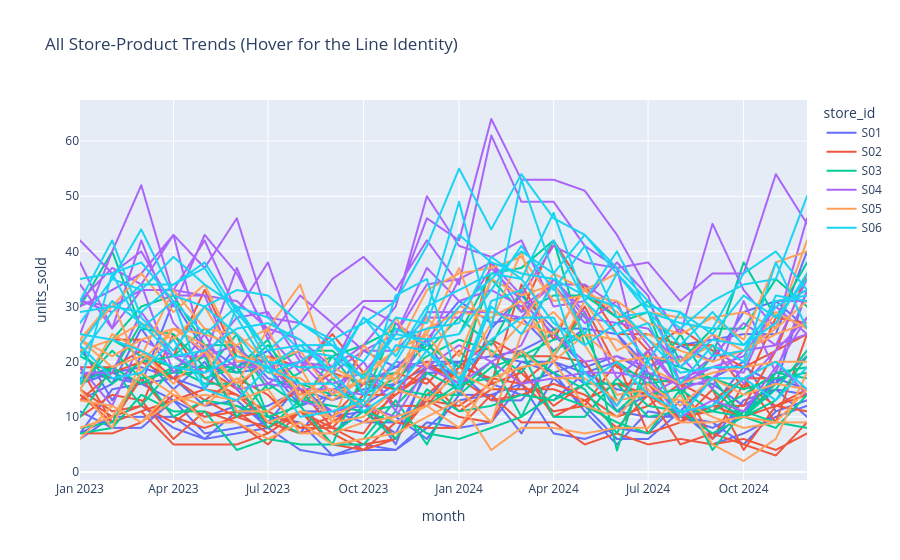

The notebook cell saved with this chart:
### Code cell
overview = sales_df.groupby(["month", "store_id", "product"], as_index=False)["units_sold"].sum()
fig_overview = px.line(
    overview,
    x="month",
    y="units_sold",
    color="store_id",
    line_group="product",
    hover_data=["store_id", "product"],
    title="All Store-Product Trends (Hover for the Line Identity)"
)
fig_overview.show()

top_pair = anomaly_ranking.index[0]
top_store, top_product = top_pair
focus = sales_df[
    (sales_df["store_id"] == top_store) & (sales_df["product"] == top_product)
].groupby("month")["units_sold"].sum()
context = sales_df[
    sales_df["product"] == top_product
].groupby(["month", "store_id"])["units_sold"].sum().groupby("month").mean()

fig, ax = plt.subplots(figsize=(9, 5))
ax.plot(context.index, context.values, color="#bbbbbb", linewidth=2.5, alpha=0.8, label="Other-store average")
ax.plot(focus.index, focus.values, color="#d62728", marker="o", linewidth=2, label=f"{top_store} / {top_product}")
ax.set(title=f"Anomaly Drill-Down: {top_store} - {top_product}", xlabel="Month", ylabel="Units Sold")
ax.legend()
plt.tight_layout()
plt.show()
